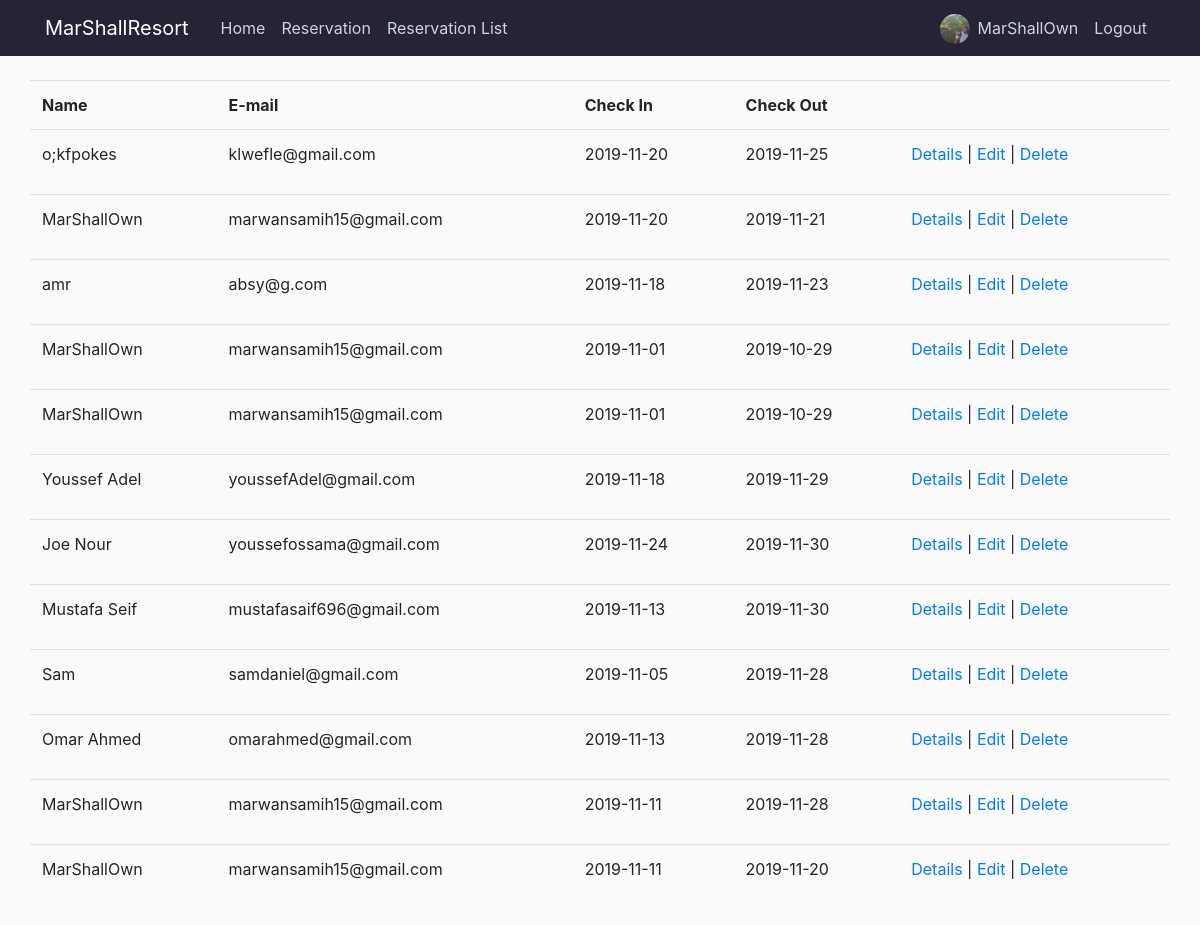
The app's page /reservation_list (signed in), older data.
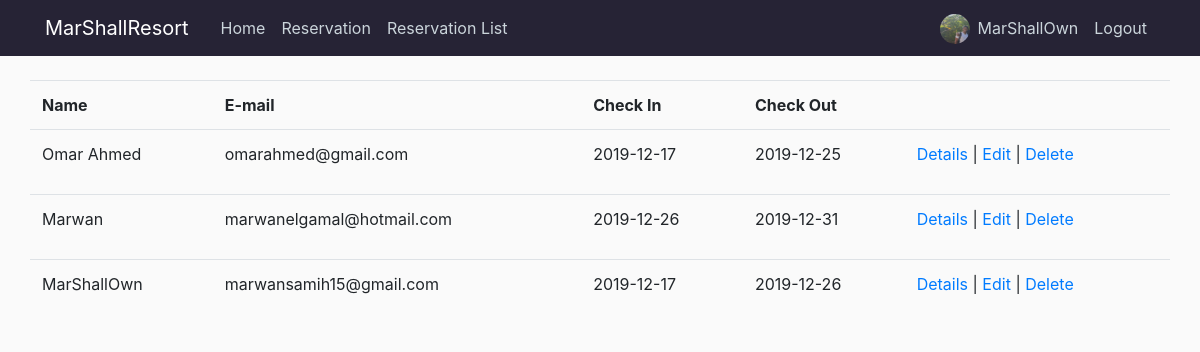
The same page, newer data.
### app/models.py (models this page shows, shortened)
class Reservation(db.Model):
    id = db.Column(db.Integer, primary_key=True)
    name = db.Column(db.String(100),nullable=False)
    email = db.Column(db.String(120), nullable=False)
    NationalID = db.Column(db.Integer)
    room = db.Column(db.String(10),nullable=False)
    adults = db.Column(db.String(10),nullable=False)
    children = db.Column(db.String(10),nullable=False)
    checkin = db.Column(db.Date, nullable=False)
    checkout = db.Column(db.Date, nullable=False)
    gender = db.Column(db.String(10))
    birthdate = db.Column(db.Date)
    date_posted = db.Column(db.DateTime, nullable=False, default= datetime.now)
    user_id = db.Column(db.Integer, db.ForeignKey('user.id'), nullable=True)

### app/routes.py (the view)
@app.route('/reservation_list')
@login_required
def reservation_list():
    if current_user.role == 'Admin':
        reservations = Reservation.query.order_by(Reservation.date_posted.desc()).all()
        return render_template('reservation_list.html', reservations=reservations)
    else:
        flash('You need to be admin to view this page.','danger')
        return redirect(url_for('home'))

### app/models.py (called while the page is built)
@login_manager.user_loader
def load_user(user_id):
    return User.query.get(int(user_id))

### app/templates/reservation_list.html
{% extends "layout.html" %}
{% block content %}
<div class='row'>
<table class="table col-md-12">
  <tr>
      <th>
          Name
      </th>
      <th>
          E-mail
      </th>
      <th>
          Check In
      </th>
      <th>
          Check Out
      </th>
      <th></th>
  </tr>
{% for guest in reservations %}
  <tr>
      <td>
          <p>{{guest.name}}</p>
      </td>
      <td>
          <p>{{guest.email}}</p>
      </td>
      <td>
          <p>{{guest.checkin}}</p>
      </td>
      <td>
            <p>{{guest.checkout}}</p>
        </td>
      <td>
        <a href="{{ url_for('reservation_show', guest_id=guest.id) }}">Details</a> |
        <a href="{{ url_for('update_reservation', guest_id=guest.id) }}">Edit</a> |
        <a href="{{ url_for('delete_reservation', guest_id=guest.id) }}">Delete</a>
      </td>
  </tr>
{% endfor %}
</table>
</div>
{% endblock content %}

Row changes from the older to the newer data that the page shows:
removed Reservation: name "o;kfpokes", email "klwefle@gmail.com", checkin "2019-11-20", checkout "2019-11-25"
removed Reservation: name "MarShallOwn", email "marwansamih15@gmail.com", checkin "2019-11-20", checkout "2019-11-21"
removed Reservation: name "amr", email "absy@g.com", checkin "2019-11-18", checkout "2019-11-23"
removed Reservation: name "MarShallOwn", email "marwansamih15@gmail.com", checkin "2019-11-01", checkout "2019-10-29"
removed Reservation: name "MarShallOwn", email "marwansamih15@gmail.com", checkin "2019-11-01", checkout "2019-10-29"
removed Reservation: name "Youssef Adel", email "youssefAdel@gmail.com", checkin "2019-11-18", checkout "2019-11-29"
removed Reservation: name "Joe Nour", email "youssefossama@gmail.com", checkin "2019-11-24", checkout "2019-11-30"
removed Reservation: name "Mustafa Seif", email "mustafasaif696@gmail.com", checkin "2019-11-13", checkout "2019-11-30"
removed Reservation: name "Sam", email "samdaniel@gmail.com", checkin "2019-11-05", checkout "2019-11-28"
changed Reservation "Omar Ahmed": checkin "2019-11-13" → "2019-12-17"; checkout "2019-11-28" → "2019-12-25"
changed Reservation: name "MarShallOwn" → "Marwan"; email "marwansamih15@gmail.com" → "marwanelgamal@hotmail.com"; checkin "2019-11-11" → "2019-12-26"; checkout "2019-11-28" → "2019-12-31"
changed Reservation "MarShallOwn": checkin "2019-11-11" → "2019-12-17"; checkout "2019-11-20" → "2019-12-26"
